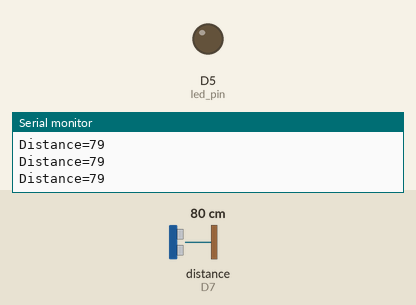
A sketch run on a simulated ESP8266 (NodeMCU). Parts: output pins drawn as LEDs (lit = HIGH), the last lines printed to the serial monitor. Wiring (inferred from the names in the program): ultrasonic range finder: trigger D6; echo D7. Inputs (shaded band) come from the test bench; at power-on: distance to the obstacle (sensor on D7) 80 cm. The echo pulse lasts 58.3 µs per cm; pins used as bus, display or sensor lines are not drawn.

Above: at 1.2 s.
1.3 s: distance to the obstacle (sensor on D7) set to 18 cm
At 2.3 s:
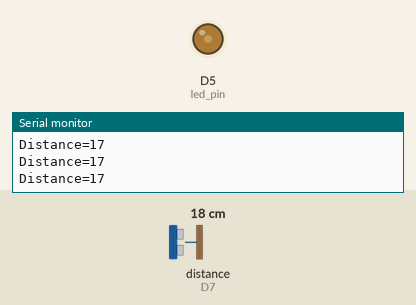
2.8 s: distance to the obstacle (sensor on D7) set to 2 cm
At 3.5 s:
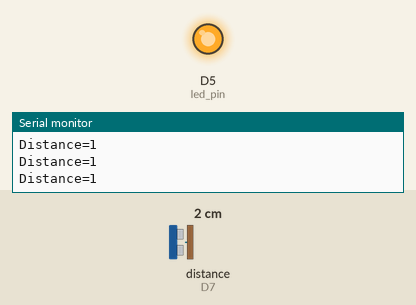
4.3 s: distance to the obstacle (sensor on D7) set to 35 cm
At 4.7 s:
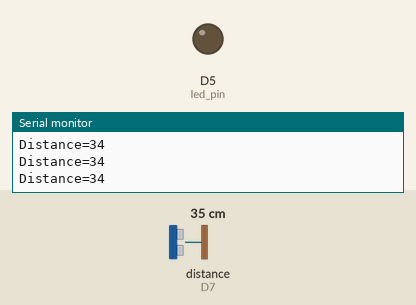
Timing chart, 0 to 7.3 s (numbered marks = the images above; inputs shaded):
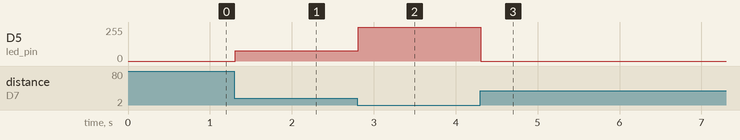

The sketch:

Mar_6-ultrasonic_sensor_readings_LED_dimming.ino
```cpp
 const int trigger_pin = D6;
 const int echo_pin = D7;
 const int led_pin = D5;
 long duration;
 int distance;
 int brightness;

void setup() {
  // put your setup code here, to run once:
 pinMode(trigger_pin, OUTPUT);
 pinMode(echo_pin, INPUT);
 Serial.begin(9600);
}

void loop() {
  // put your main code here, to run repeatedly:
 digitalWrite(trigger_pin, LOW);
 delayMicroseconds(2);
 digitalWrite(trigger_pin, HIGH);
 delayMicroseconds(10);
 digitalWrite(trigger_pin, LOW);
 duration = pulseIn(echo_pin, HIGH);
 distance = duration*0.034/2;
 brightness = map(distance, 10, 20, 255, 0);
 brightness = constrain(brightness, 0, 255);
 analogWrite(led_pin, brightness);
 Serial.print("Distance=");
 Serial.println(distance);
}
```

Measured:
- after the input at 1.3 s, D5 (led_pin): 0/255 → 76/255 at once
- after the input at 2.8 s, D5 (led_pin): 76/255 → 255/255 at once
- after the input at 4.3 s, D5 (led_pin): 255/255 → 0/255 at once
